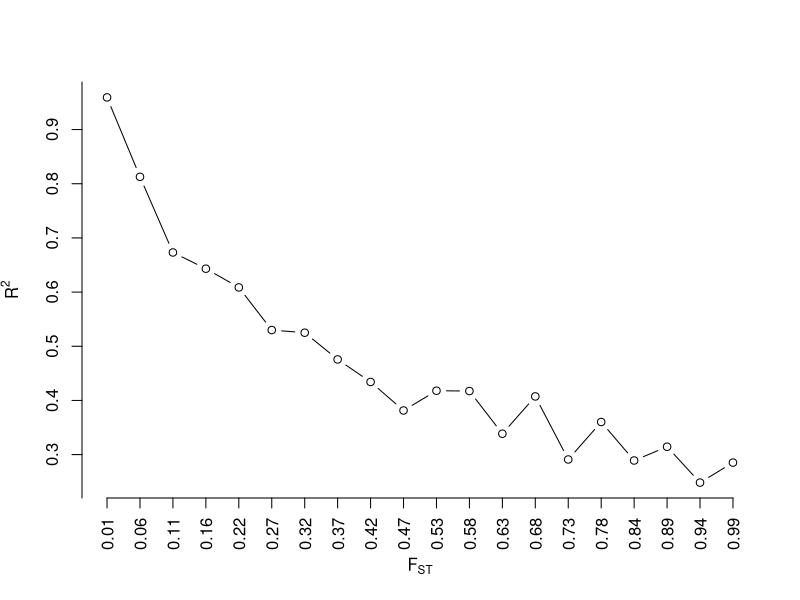
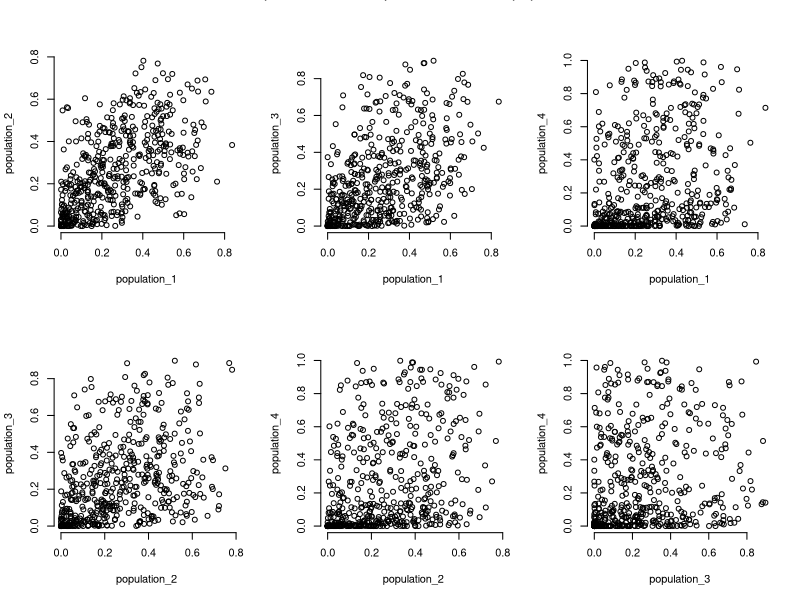
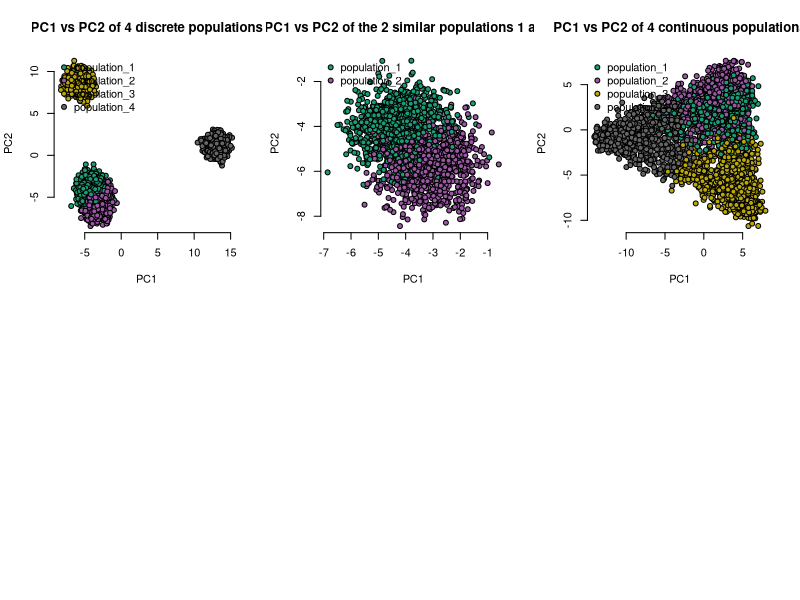

R code for these plots, in order:
## ---- chunk 1
#rstudioapi::getActiveDocumentContext()$path |> dirname() |> setwd()
library(gtools)
## ---- chunk 2
M <- 500 # number of alleles or SNPs
n_pops <- 4 # number of populations
N <- 1000 # 20 individuals in each n_pops
f_pop12 <- 0.09
f_pop3 <- 0.19 # a third, distant, unrelated population
f_pop4 <- 0.4 # a fourth population
## ---- chunk 3
ancestral_allele_freqs <- runif(M, 0.01, 0.5)
sh1 <- ((1-f_pop12)/f_pop12)*ancestral_allele_freqs
sh2 <- ((1-f_pop12)/(f_pop12))*(1-ancestral_allele_freqs)
pop1_allele_freqs <- rbeta(M, shape1 = sh1, shape2 = sh2)
pop2_allele_freqs <- rbeta(M, shape1 = sh1, shape2 = sh2)
pop3_allele_freqs <- rbeta(M, shape1 = ((1-f_pop3)/f_pop3)*ancestral_allele_freqs, shape2=((1-f_pop3)/(f_pop3))*(1-ancestral_allele_freqs))
pop4_allele_freqs <- rbeta(M, shape1 = ((1-f_pop4)/f_pop4)*ancestral_allele_freqs, shape2=((1-f_pop4)/(f_pop4))*(1-ancestral_allele_freqs))

all_allele_freqs <- list(pop1_allele_freqs, pop2_allele_freqs, pop3_allele_freqs, pop4_allele_freqs)
names(all_allele_freqs) <- paste0('population_', 1:4)
## ---- chunk 4
# generate many Fst values
fst_vector <- round(seq(0.01, 0.99, length.out=20), 2) # 20 fsts ranging from 0.01 to 0.99
per_fst <- lapply(fst_vector, function(each_fst){
  
  sh1 <- ((1-each_fst)/each_fst)*ancestral_allele_freqs
  sh2 <- ((1-each_fst)/(each_fst))*(1-ancestral_allele_freqs)
  temp_allele_frq <- rbeta(M, shape1 = sh1, shape2 = sh2)
  deviation <- cor(ancestral_allele_freqs, temp_allele_frq) #|> suppressWarnings()
  return(deviation)
})
## ---- chunk 5
cor_deviation <- per_fst |> unlist()

plot(cor_deviation, frame.plot=F, xaxt='n', yaxt='n', type='b', xlab = expression(F[ST]), ylab=expression(R^2))
axis(1, at=rep(1:length(cor_deviation), by=1), labels = fst_vector, las=2)
axis(2, at=seq(0, 1, 0.1))
## ---- chunk 6
layout(matrix(c(1,2,3,4,5,6), nrow = 2, ncol = 3, byrow = T))
names_pop <- names(all_allele_freqs)
for(i in 1:4){
    for(j in 1:4){
        if(i == j){ # we don't want to plot pop1 vs pop1 e.t.c.
            next
        } else if (i < j) {
            #cor_ <- round(cor(all_allele_freqs[[i]], all_allele_freqs[[j]]), 2)
            plot(all_allele_freqs[[i]], all_allele_freqs[[j]], xlab = names_pop[i], ylab = names_pop[j], frame.plot = F)
            #abline(a=0, b=cor_, col='red')
            #mtext(cor_)
        }
    }
}
mtext('Scatterplot of allele frequencies for each population', outer = T)
## ---- chunk 7
genotypes <- lapply(seq_along(all_allele_freqs), function(i){
    matrix(data=rbinom(n=N*M, size=2, prob = all_allele_freqs[[i]]), nrow = N, ncol = M, byrow = T)
})

genotypes <- do.call(rbind, genotypes)
shuffle <- sample(1:nrow(genotypes)) # I will shuffle the data
genotypes <- genotypes[shuffle, ]
pops <- rep(names(all_allele_freqs), each=N)
pops <- pops[shuffle] # shuffle pops too, since it tells me what populations the genotypes come from

cat('Here is what the genotypes look like\n')
genotypes[1:5, 1:5]

cat('And here is what the population designation looks like \n')
pops[1:5]
## ---- chunk 8
# first change the row names of the genotype data to reflect the populations
#rownames(genotypes) <- pops
# I need to make sure that there are some variations in the SNPS - if there aren't any, I should remove them
pca_genotypes <- genotypes[ , which(apply(genotypes, 2, var) != 0)]
# PCA
pca_dt <- prcomp(pca_genotypes, scale.=T, center=T)
pca_dt$x[1:5, 1:5]
## ---- chunk 9
# colors
mycolors <- colorRampPalette(RColorBrewer::brewer.pal(8, "Dark2"))(n_pops)
#mycolors <- c('red', 'orange', 'green', 'blue')
color_coding <- factor(pops, labels = mycolors)
plot(pca_dt$x[, 'PC1'], pca_dt$x[, 'PC2'], bg=as.character(color_coding), xlab = 'PC1', ylab = 'PC2', frame.plot = F, pch=21, main='PC1 vs PC2 of 4 discrete populations')
legend('topleft', legend=names_pop, pch=c(21, 21, 21, 21), pt.bg=mycolors, bty = 'n', xpd=NA)
## ---- chunk 10
pop_names <- c('population_1', 'population_2')
idx <- which(pops %in% pop_names)
pca_12 <- pca_dt$x[idx, ]
color_coding <- factor(pops[idx], labels = mycolors[1:2])
plot(pca_12[, 'PC1'], pca_12[, 'PC2'], bg=as.character(color_coding), xlab = 'PC1', ylab = 'PC2', frame.plot = F, pch=21, main='PC1 vs PC2 of the 2 similar populations 1 and 2')
legend('topleft', legend=pop_names, pch=c(21, 21), pt.bg=mycolors[1:2], bty = 'n', xpd=NA)
## ---- chunk 11
ss <- sapply(all_allele_freqs, sum)
population_grade <- ss/sum(ss)
#population_grade <- rand_vect_cont(4, 1)
population_grade
## ---- chunk 12
q_matrix <- gtools::rdirichlet(N * n_pops, alpha = population_grade) # I want to simulate, N individuals per population
## ---- chunk 13
# assuming one individual
id1 <- q_matrix[1, ]
q_counts <- floor(id1 * M) # number of loci shared
q_counts
## ---- chunk 14
remainder_ <- M - sum(q_counts)
q_counts[which.max(q_counts)] <- q_counts[which.max(q_counts)] + remainder_
q_counts
## ---- chunk 15
q_counts_fxn <- function(q_matrix, M){
    apply(q_matrix, 1, function(each_row){
        temp <- floor(each_row * M)
        remainder_ <- M - sum(temp)
        temp[which.max(temp)] <- temp[which.max(temp)] + remainder_
        temp
    }) |> t()
}

q_counts <- q_counts_fxn(q_matrix, M)
q_counts[1:5, ] # for the first 5 individuals
## ---- chunk 16
genotypes <- matrix(NA, nrow = N*n_pops, ncol = M) # remember, N individuals per population

for(q in 1:nrow(q_counts)){
    pop_down <- 1
    m_loci <- 1:M
    i_loci <- list() # this list contains the actual loci an individual has shared among the other populations
    while(pop_down <= ncol(q_counts)){
        # sample pop 1 loci
        pop_loci <- sample(m_loci, size=q_counts[q, pop_down], replace = F)
        if(length(pop_loci) == 0){
            m_loci <- m_loci[m_loci != 0]
            i_loci[[pop_down]] <- 0
        } else {
            m_loci <- m_loci[!m_loci %in% pop_loci]
            i_loci[[pop_down]] <- pop_loci
        }
        pop_down <- pop_down + 1
    }
    
    g_loci <- lapply(seq_along(i_loci), function(i){
        temp <- all_allele_freqs[[i]][i_loci[[i]]]
        rbinom(n = length(temp), size = 2, prob = temp)
    })

    gi <- vector(mode='numeric', length = M)
    for(i in 1:n_pops){
        gi[i_loci[[i]]] <- g_loci[[i]]
    }
    
    genotypes[q, ] <- gi
    
}
## ---- chunk 17
pop <- paste0('population_', apply(q_counts, 1, which.max))
# first change the row names of the genotype data to reflect the populations
rownames(genotypes) <- pop
# I need to make sure that there are some variations in the SNPS - if there aren't any, I should remove them
pca_genotypes <- genotypes[ , which(apply(genotypes, 2, var) != 0)]
# PCA
pca_dt <- prcomp(pca_genotypes, scale.=T, center=T)
pca_dt$x[1:5, 1:5]
## ---- chunk 18
mycolors <- colorRampPalette(RColorBrewer::brewer.pal(8, "Dark2"))(n_pops)
color_coding <- factor(rownames(pca_dt$x), labels = mycolors)
plot(pca_dt$x[, 'PC1'], pca_dt$x[, 'PC2'], bg=color_coding |> as.character(), xlab = 'PC1', ylab = 'PC2', frame.plot = F, pch=21, main='PC1 vs PC2 of 4 continuous populations')
legend('topleft', legend=names_pop, pch=c(21, 21, 21, 21), pt.bg=mycolors, bty = 'n', xpd = NA)
